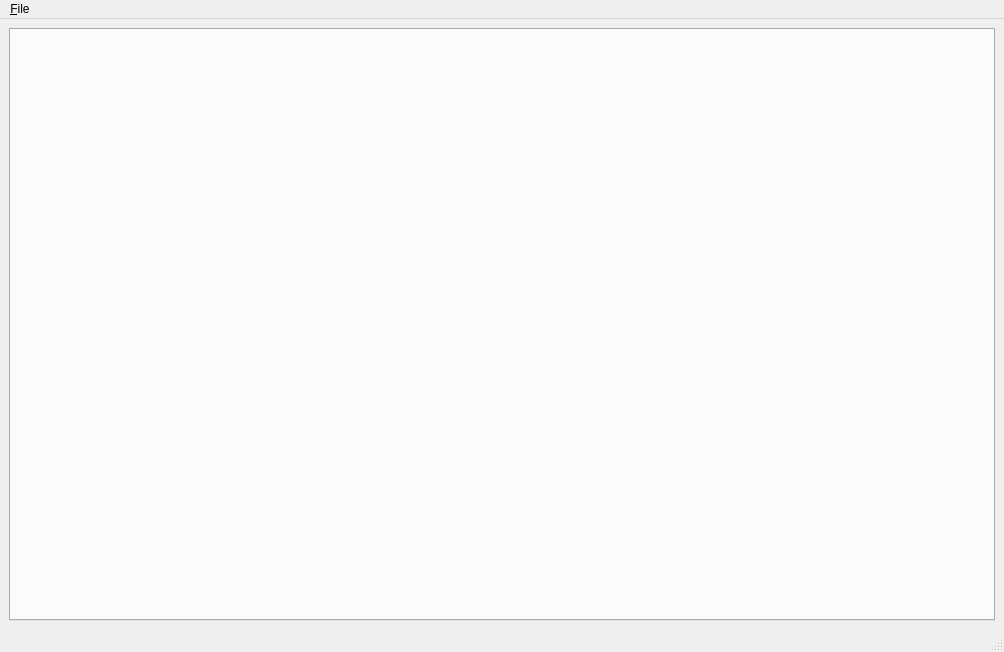
<?xml version="1.0" encoding="UTF-8"?>
<ui version="4.0">
 <class>PygestureMainWindow</class>
 <widget class="QMainWindow" name="PygestureMainWindow">
  <property name="geometry">
   <rect>
    <x>0</x>
    <y>0</y>
    <width>1004</width>
    <height>652</height>
   </rect>
  </property>
  <property name="windowTitle">
   <string>PyGesture</string>
  </property>
  <property name="styleSheet">
   <string notr="true"/>
  </property>
  <widget class="QWidget" name="centralwidget">
   <layout class="QGridLayout" name="gridLayout">
    <item row="0" column="0">
     <widget class="QTabWidget" name="tabWidget">
      <property name="styleSheet">
       <string notr="true"/>
      </property>
      <property name="tabPosition">
       <enum>QTabWidget::North</enum>
      </property>
      <property name="tabShape">
       <enum>QTabWidget::Rounded</enum>
      </property>
      <property name="currentIndex">
       <number>-1</number>
      </property>
      <property name="tabsClosable">
       <bool>false</bool>
      </property>
     </widget>
    </item>
   </layout>
  </widget>
  <widget class="QMenuBar" name="menubar">
   <property name="geometry">
    <rect>
     <x>0</x>
     <y>0</y>
     <width>1004</width>
     <height>27</height>
    </rect>
   </property>
   <widget class="QMenu" name="menu_File">
    <property name="title">
     <string>&amp;File</string>
    </property>
    <addaction name="actionNew"/>
    <addaction name="separator"/>
    <addaction name="actionQuit"/>
   </widget>
   <addaction name="menu_File"/>
  </widget>
  <widget class="QStatusBar" name="statusbar"/>
  <action name="actionQuit">
   <property name="icon">
    <iconset theme="application-exit">
     <normaloff/>
    </iconset>
   </property>
   <property name="text">
    <string>&amp;Quit</string>
   </property>
  </action>
  <action name="actionNew">
   <property name="icon">
    <iconset theme="document-new">
     <normaloff/>
    </iconset>
   </property>
   <property name="text">
    <string>&amp;New</string>
   </property>
   <property name="shortcut">
    <string>Ctrl+N</string>
   </property>
  </action>
 </widget>
 <resources/>
 <connections>
  <connection>
   <sender>actionQuit</sender>
   <signal>triggered()</signal>
   <receiver>PygestureMainWindow</receiver>
   <slot>close()</slot>
   <hints>
    <hint type="sourcelabel">
     <x>-1</x>
     <y>-1</y>
    </hint>
    <hint type="destinationlabel">
     <x>522</x>
     <y>356</y>
    </hint>
   </hints>
  </connection>
 </connections>
</ui>
